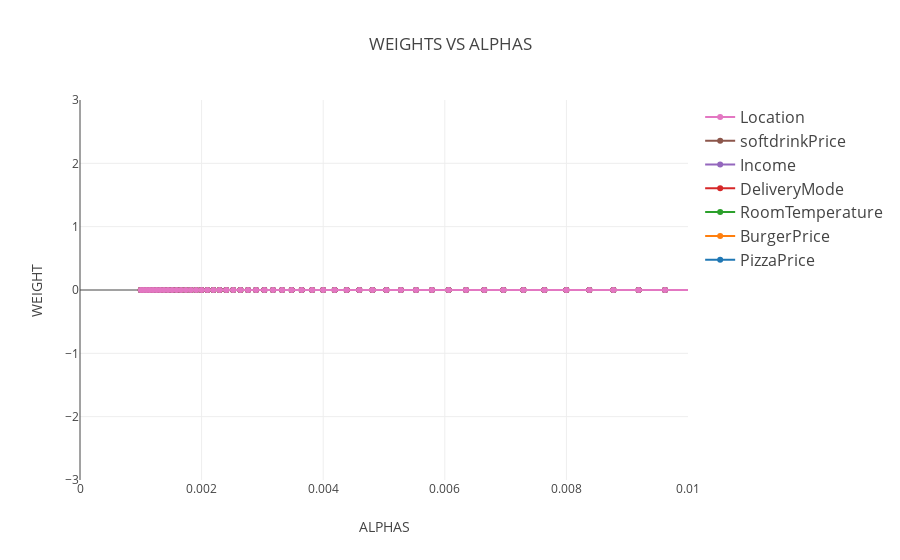

Notebook source saved alongside this figure:
### Markdown cell above
## WEIGHT VS ALPHA ##

### Code cell
data = []
for beta in range(len(X_train.columns)):
    trace = go.Scatter(
        x = alphas,
        y = coefs[:,beta],
        mode='lines+markers',
        name = X_train.columns[beta],
        line=dict(shape='linear')
    )
    data.append(trace)
layout = dict(
    title='WEIGHTS VS ALPHAS',
    yaxis = dict(
        range = [-3,3],
        title='WEIGHT'
    ),
    xaxis = dict(
        range = [0.0,0.01],
        title='ALPHAS'
    ),
    legend=dict(
        traceorder='reversed',
        font=dict(size=16)
    ))

fig = dict(data=data, layout=layout)
plot.iplot(fig, filename='WEIGHT_VS_ALPHA_PIZZAHUT')

### Figure 1 — Plotly figure (JSON) as saved in the notebook; plotly's stock layout.template omitted (floating-point values rounded to 4 significant figures; data arrays with more than 128 entries replaced by an {"elided": "..."} marker saying what was removed)
{"data": [{"line": {"shape": "linear"}, "mode": "lines+markers", "name": "PizzaPrice", "type": "scatter", "x": {"elided": "300 float values"}, "y": {"elided": "300 int values"}}, {"line": {"shape": "linear"}, "mode": "lines+markers", "name": "BurgerPrice", "type": "scatter", "x": {"elided": "300 float values"}, "y": {"elided": "300 int values"}}, {"line": {"shape": "linear"}, "mode": "lines+markers", "name": "RoomTemperature", "type": "scatter", "x": {"elided": "300 float values"}, "y": {"elided": "300 int values"}}, {"line": {"shape": "linear"}, "mode": "lines+markers", "name": "DeliveryMode", "type": "scatter", "x": {"elided": "300 float values"}, "y": {"elided": "300 int values"}}, {"line": {"shape": "linear"}, "mode": "lines+markers", "name": "Income", "type": "scatter", "x": {"elided": "300 float values"}, "y": {"elided": "300 int values"}}, {"line": {"shape": "linear"}, "mode": "lines+markers", "name": "softdrinkPrice", "type": "scatter", "x": {"elided": "300 float values"}, "y": {"elided": "300 int values"}}, {"line": {"shape": "linear"}, "mode": "lines+markers", "name": "Location", "type": "scatter", "x": {"elided": "300 float values"}, "y": {"elided": "300 int values"}}], "layout": {"legend": {"font": {"size": 16}, "traceorder": "reversed"}, "title": "WEIGHTS VS ALPHAS", "xaxis": {"range": [0, 0.01], "title": "ALPHAS"}, "yaxis": {"range": [-3, 3], "title": "WEIGHT"}}}
